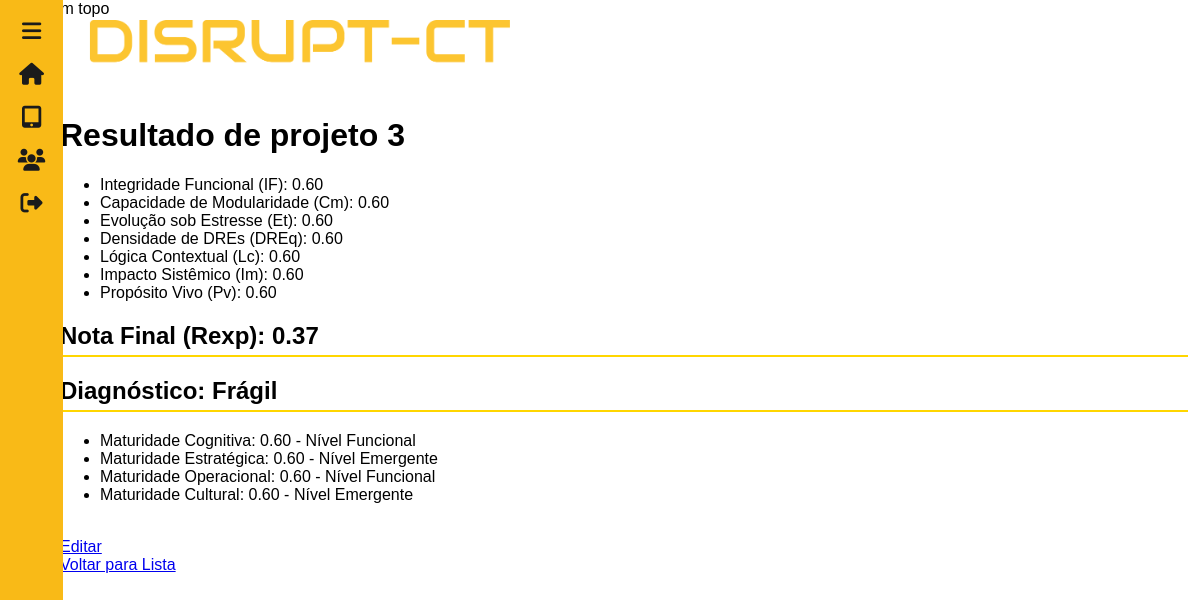
The app's page /projetos/drexus/resultado/3/ with its own data.
### projetos/models.py (models this page shows, shortened)
class Drexus(models.Model):
    nome = models.CharField(max_length=100)
    descricao = models.TextField()
    diagnostico = models.CharField(max_length=100,default="")
    diagnostico_maturidade = models.CharField(max_length=100,default="")
    diagnostico_cognitiva = models.CharField(max_length=100,default="")
    diagnostico_estrategica = models.CharField(max_length=100,default="")
    diagnostico_operacional = models.CharField(max_length=100,default="")
    diagnostico_cultural = models.CharField(max_length=100,default="")
    IF = models.FloatField(default=0)
    Cm = models.FloatField(default=0)
    Et = models.FloatField(default=0)
    DREq = models.FloatField(default=0)
    Lc = models.FloatField(default=0)
    Im = models.FloatField(default=0)
    Pv = models.FloatField(default=0)
    maturidade_cognitiva = models.FloatField(default=0)
    maturidade_estrategica = models.FloatField(default=0)
    maturidade_operacional = models.FloatField(default=0)
    maturidade_cultural = models.FloatField(default=0)
    IF_notas = models.JSONField(default=list)
    Cm_notas = models.JSONField(default=list)
    Et_notas = models.JSONField(default=list)
    DREq_notas = models.JSONField(default=list)
    Lc_notas = models.JSONField(default=list)
    Im_notas = models.JSONField(default=list)
    Pv_notas = models.JSONField(default=list)
    nota_final = models.FloatField(default=0)

### projetos/views.py (the view)
# urls.py: path('drexus/resultado/<int:pk>/', views.resultado_view, name='resultado'),
def resultado_view(request, pk):
    drexus = get_object_or_404(Drexus, pk=pk)
    context = {'drexus': drexus}
    return render(request, 'projetos/resultado.html', context)

### projetos/templates/projetos/resultado.html (shortened to what this page needs)
{% extends "base.html" %}
{% block content %}
    <h1>Resultado de {{ drexus.nome }}</h1>
    <ul>
        <li>Integridade Funcional (IF): {{ drexus.IF|floatformat:2 }}</li>
        <li>Capacidade de Modularidade (Cm): {{ drexus.Cm|floatformat:2 }}</li>
        <li>Evolução sob Estresse (Et): {{ drexus.Et|floatformat:2 }}</li>
        <li>Densidade de DREs (DREq): {{ drexus.DREq|floatformat:2 }}</li>
        <li>Lógica Contextual (Lc): {{ drexus.Lc|floatformat:2 }}</li>
        <li>Impacto Sistêmico (Im): {{ drexus.Im|floatformat:2 }}</li>
        <li>Propósito Vivo (Pv): {{ drexus.Pv|floatformat:2 }}</li>
    </ul>
    <h2>Nota Final (Rexp): {{ drexus.nota_final|floatformat:2 }}</h2>
    <h2>Diagnóstico: {{ drexus.diagnostico_maturidade }}</h2>
    <ul>
        <li>Maturidade Cognitiva: {{ drexus.maturidade_cognitiva|floatformat:2 }} - {{ drexus.diagnostico_cognitiva }} </li>
        <li>Maturidade Estratégica: {{ drexus.maturidade_estrategica|floatformat:2 }} - {{ drexus.diagnostico_estrategica}} </li>
        <li>Maturidade Operacional: {{ drexus.maturidade_operacional|floatformat:2 }} - {{ drexus.diagnostico_operacional }} </li>
        <li>Maturidade Cultural: {{ drexus.maturidade_cultural|floatformat:2 }} - {{ drexus.diagnostico_cultural }} </li>
    </ul>
    <br>
    <a href="{% url 'projetos:editar_drexus' drexus.pk %}">Editar</a>
    <br>
    <a href="{% url 'projetos:lista_projetos' %}">Voltar para Lista</a>
{% endblock %}

### static/css/main.css (style rules this page uses)
* { box-sizing: border-box; }
body, html { margin: 0; padding: 0; height: 100%; font-family: 'Segoe UI', sans-serif; color: #000; }
.pagina-home { margin: 0; padding: 0; font-family: Arial, sans-serif; display: flex; min-height: 100vh; }
h2 { border-bottom: 2px solid #FFD600; padding-bottom: 5px; }

### records on screen
Drexus: nome "projeto 3", IF "0.60", Cm "0.60", Et "0.60", DREq "0.60", Lc "0.60", Im "0.60", Pv "0.60", nota_final "0.37", diagnostico_maturidade "Frágil", maturidade_cognitiva "0.60", diagnostico_cognitiva "Nível Funcional", maturidade_estrategica "0.60", diagnostico_estrategica "Nível Emergente", maturidade_operacional "0.60", diagnostico_operacional "Nível Funcional", maturidade_cultural "0.60", diagnostico_cultural "Nível Emergente"
